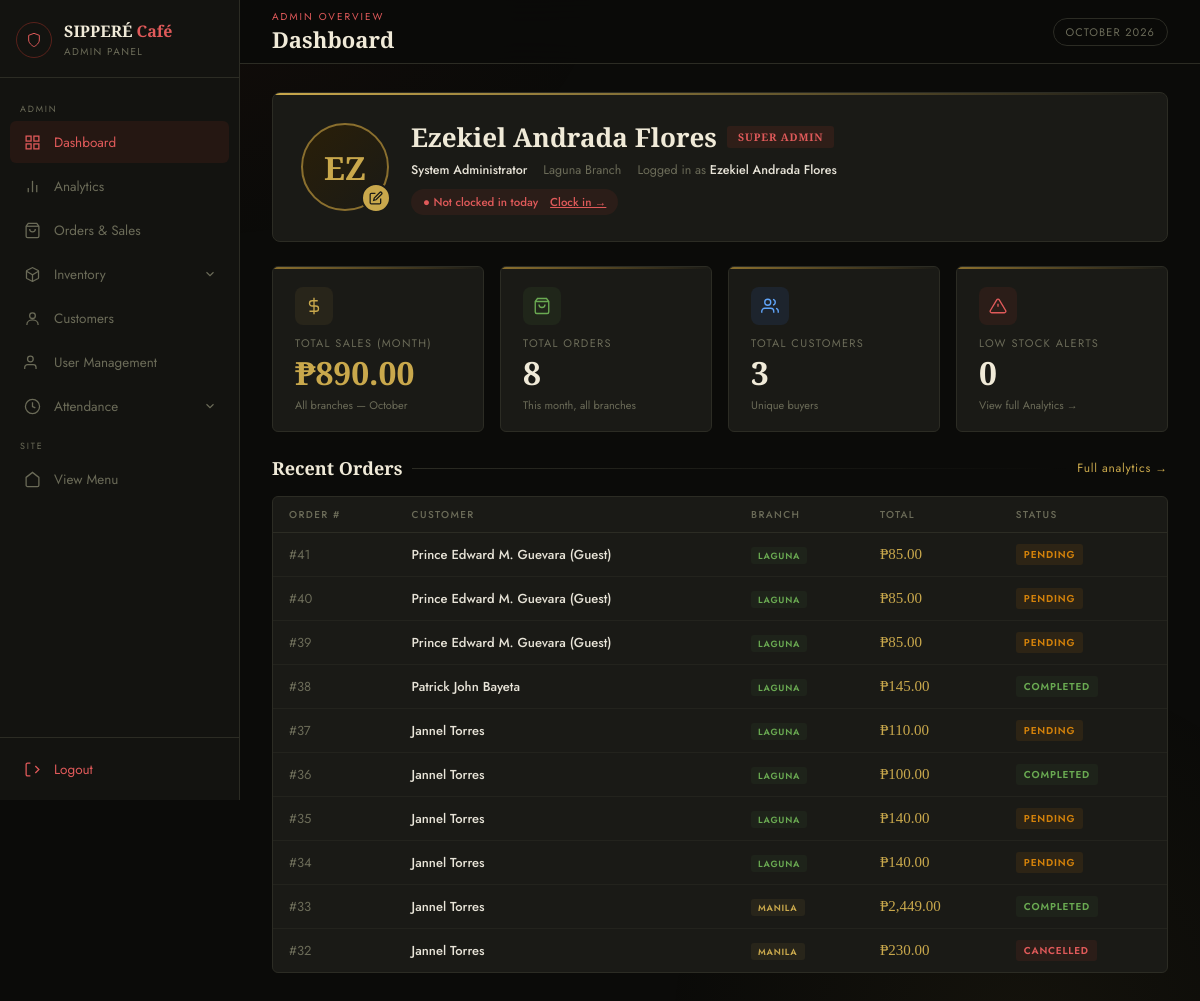
The page /admin/admin-dashboard.php (signed in) on the database its author committed.
### tables this page shows
CREATE TABLE `employees` (
  `id` int(11) NOT NULL,
  `admin_id` int(11) DEFAULT NULL,
  `user_id` int(11) DEFAULT NULL,
  `full_name` varchar(150) NOT NULL,
  `role` enum('owner','super_admin','admin','manager','staff') NOT NULL DEFAULT 'staff',
  `position` varchar(100) DEFAULT NULL,
  `branch` varchar(20) DEFAULT 'laguna',
  `pay_type` enum('daily','hourly','monthly') NOT NULL DEFAULT 'daily',
  `rate` decimal(10,2) NOT NULL DEFAULT 0.00,
  `date_hired` date DEFAULT NULL,
  `status` enum('active','inactive') NOT NULL DEFAULT 'active',
  `created_at` timestamp NOT NULL DEFAULT current_timestamp(),
  `updated_at` timestamp NOT NULL DEFAULT current_timestamp() ON UPDATE current_timestamp()
);

CREATE TABLE `orders` (
  `id` int(11) NOT NULL,
  `user_id` int(11) DEFAULT NULL,
  `total` decimal(10,2) DEFAULT NULL,
  `created_at` timestamp NOT NULL DEFAULT current_timestamp(),
  `status` varchar(50) DEFAULT 'pending',
  `notes` text DEFAULT NULL,
  `guest_name` varchar(100) DEFAULT NULL,
  `guest_phone` varchar(20) DEFAULT NULL,
  `guest_gcash` varchar(20) DEFAULT NULL,
  `payment_method` varchar(50) DEFAULT 'cash',
  `branch` varchar(20) DEFAULT 'laguna',
  `receipt_code` varchar(40) DEFAULT NULL,
  `payment_ref` varchar(60) DEFAULT NULL,
  `inventory_deducted` tinyint(1) DEFAULT 0,
  `updated_at` timestamp NOT NULL DEFAULT current_timestamp() ON UPDATE current_timestamp(),
  `order_type` varchar(20) NOT NULL DEFAULT 'pick-up',
  `delivery_address` text DEFAULT NULL,
  `delivery_phone` varchar(20) DEFAULT NULL,
  `delivery_date` date DEFAULT NULL,
  `delivery_time` time DEFAULT NULL,
  `service_type` varchar(20) DEFAULT NULL,
  `delivery_fee` decimal(10,2) NOT NULL DEFAULT 0.00,
  `scheduled_for` datetime DEFAULT NULL,
  `eta_minutes` int(11) DEFAULT NULL,
  `approved_at` datetime DEFAULT NULL,
  `eta_at` datetime DEFAULT NULL,
  `ready_at` datetime DEFAULT NULL,
  `out_for_delivery_at` datetime DEFAULT NULL,
  `completed_at` datetime DEFAULT NULL,
  `dispatched_at` datetime DEFAULT NULL,
  `delivered_at` datetime DEFAULT NULL,
  `rider_name` varchar(100) DEFAULT NULL,
  `prep_minutes` int(11) DEFAULT NULL,
  `accepted_at` datetime DEFAULT NULL,
  `rider_phone` varchar(20) DEFAULT NULL,
  `reject_reason` varchar(255) DEFAULT NULL,
  `track_token` char(16) DEFAULT NULL,
  `cash_tendered` decimal(10,2) DEFAULT NULL
);

### admin/admin-dashboard.php (the view, shortened to what this page needs)
<?php
include 'admin-config.php';
$currentPage = basename($_SERVER['PHP_SELF']);
$isOwner  = ($_SESSION['admin']['role'] ?? '') === 'owner';
$invOpen  = in_array($currentPage, ['admin-inventory.php', 'admin-products.php']);
$attOpen  = in_array($currentPage, ['admin-attendance.php', 'admin-leave-overtime.php']);
if (!$isOwner) {
    try {
        $conn->query("ALTER TABLE payroll ADD COLUMN IF NOT EXISTS received_at TIMESTAMP NULL DEFAULT NULL");
    } catch (Throwable $e) { $toConfirm = 0; }
}
$conn->query("ALTER TABLE admins ADD COLUMN IF NOT EXISTS profile_photo TEXT DEFAULT NULL");
$conn->query("ALTER TABLE orders ADD COLUMN IF NOT EXISTS status VARCHAR(50) DEFAULT 'pending'");
$conn->query("ALTER TABLE orders ADD COLUMN IF NOT EXISTS branch VARCHAR(20) DEFAULT 'laguna'");
$conn->query("ALTER TABLE order_items ADD COLUMN IF NOT EXISTS price decimal(10,2) DEFAULT NULL");
$adminId   = (int)($_SESSION['admin']['id'] ?? 0);
$adminRow  = $conn->query("SELECT username, role, profile_photo FROM admins WHERE id = $adminId LIMIT 1")->fetch_assoc();
$adminName = $adminRow['username'] ?? ($_SESSION['admin']['username'] ?? 'Admin');
$adminRole = $adminRow['role'] ?? ($_SESSION['admin']['role'] ?? 'staff');
$adminPhoto = $adminRow['profile_photo'] ?? null;
$roleLabels = ['owner'=>'Owner','super_admin'=>'Super Admin','admin'=>'Admin','manager'=>'Manager','staff'=>'Staff'];
$myEmployee = $conn->query("SELECT position, branch, pay_type, rate FROM employees WHERE admin_id = $adminId LIMIT 1")->fetch_assoc();
$today = date('Y-m-d');
$todayAtt = $conn->query("SELECT clock_in, clock_out FROM attendance WHERE admin_id = $adminId AND type = 'admin' AND date = '$today' LIMIT 1")->fetch_assoc();
$month = (int)date('n');
$year  = (int)date('Y');
$totalSales = $conn->query("
    SELECT COALESCE(SUM(oi.quantity * oi.price), 0) AS total
    FROM orders o JOIN order_items oi ON o.id = oi.order_id
    WHERE MONTH(o.created_at) = $month AND YEAR(o.created_at) = $year AND o.status != 'cancelled'
")->fetch_assoc()['total'] ?? 0;
$totalOrders = $conn->query("
    SELECT COUNT(*) AS cnt FROM orders
    WHERE MONTH(created_at) = $month AND YEAR(created_at) = $year AND status != 'cancelled'
")->fetch_assoc()['cnt'] ?? 0;
$totalCustomers = $conn->query("SELECT COUNT(DISTINCT user_id) AS cnt FROM orders WHERE status != 'cancelled'")->fetch_assoc()['cnt'] ?? 0;
$lowStockCount = $conn->query("SELECT COUNT(*) AS c FROM products WHERE stock <= reorder_level")->fetch_assoc()['c'] ?? 0;
$recentOrders = $conn->query("
    SELECT o.id, o.created_at, o.status, COALESCE(o.total, 0) AS total,
           CASE
               WHEN u.username IS NOT NULL THEN u.username
               WHEN o.guest_name IS NOT NULL AND o.guest_name != '' THEN CONCAT(o.guest_name, ' (Guest)')
               ELSE 'Guest'
           END AS customer,
           COALESCE(o.branch, 'laguna') AS branch
    FROM orders o
    LEFT JOIN users u ON o.user_id = u.id
    ORDER BY o.created_at DESC
    LIMIT 10
")->fetch_all(MYSQLI_ASSOC);
$initials = strtoupper(substr($adminName, 0, 2));
?>
<!DOCTYPE html>
<html lang="en">
<head>
</head>
<body>
<aside id="sidebar">
    <div class="sb-brand">
        <div class="sb-icon"><svg width="16" height="16" viewBox="0 0 24 24" fill="none" stroke="#e05a5a" stroke-width="1.5"><path d="M12 22s8-4 8-10V5l-8-3-8 3v7c0 6 8 10 8 10z"/></svg></div>
        <div><div class="sb-title">SIPPERÉ <span>Café</span></div><div class="sb-sub">Admin Panel</div></div>
    </div>
<nav class="sb-nav">
    <div class="sb-nav-label">Admin</div>
    <a href="admin-dashboard.php" class="nav-item <?= $currentPage === 'admin-dashboard.php' ? 'active' : '' ?>">
        <span class="nav-icon"><svg width="17" height="17" viewBox="0 0 24 24" fill="none" stroke="currentColor" stroke-width="1.8"><rect x="3" y="3" width="7" height="7"/><rect x="14" y="3" width="7" height="7"/><rect x="3" y="14" width="7" height="7"/><rect x="14" y="14" width="7" height="7"/></svg></span>
        Dashboard
    </a>
    <a href="admin-analytics.php" class="nav-item <?= $currentPage === 'admin-analytics.php' ? 'active' : '' ?>">
        <span class="nav-icon"><svg width="17" height="17" viewBox="0 0 24 24" fill="none" stroke="currentColor" stroke-width="1.8"><line x1="18" y1="20" x2="18" y2="10"/><line x1="12" y1="20" x2="12" y2="4"/><line x1="6" y1="20" x2="6" y2="14"/></svg></span>
        Analytics
    </a>
    <a href="admin-orders.php" class="nav-item <?= $currentPage === 'admin-orders.php' ? 'active' : '' ?>">
        <span class="nav-icon"><svg width="17" height="17" viewBox="0 0 24 24" fill="none" stroke="currentColor" stroke-width="1.8"><path d="M6 2 3 6v14a2 2 0 0 0 2 2h14a2 2 0 0 0 2-2V6l-3-4z"/><line x1="3" y1="6" x2="21" y2="6"/><path d="M16 10a4 4 0 0 1-8 0"/></svg></span>
        Orders & Sales
    </a>
    <div class="nav-group <?= $invOpen ? 'open has-active' : '' ?>">
        <button type="button" class="nav-item nav-toggle" aria-expanded="<?= $invOpen ? 'true' : 'false' ?>">
            <span class="nav-icon"></span>
            Inventory
            <span class="nav-chevron"><svg width="14" height="14" viewBox="0 0 24 24" fill="none" stroke="currentColor" stroke-width="2"><polyline points="6 9 12 15 18 9"/></svg></span>
        </button>
    </div>
    <a href="admin-customers.php" class="nav-item <?= $currentPage === 'admin-customers.php' ? 'active' : '' ?>">
        <span class="nav-icon"><svg width="17" height="17" viewBox="0 0 24 24" fill="none" stroke="currentColor" stroke-width="1.8"><circle cx="12" cy="8" r="4"/><path d="M4 21c0-4 3.5-7 8-7s8 3 8 7"/></svg></span>
        Customers
    </a>
    <a href="admin-users.php" class="nav-item <?= $currentPage === 'admin-users.php' ? 'active' : '' ?>">
        <span class="nav-icon"><svg width="17" height="17" viewBox="0 0 24 24" fill="none" stroke="currentColor" stroke-width="1.8"><path d="M17 21v-2a4 4 0 0 0-4-4H5a4 4 0 0 0-4 4v2"/><circle cx="9" cy="7" r="4"/></svg></span>
        User Management
    </a>
    <div class="nav-group <?= $attOpen ? 'open has-active' : '' ?>">
        <button type="button" class="nav-item nav-toggle" aria-expanded="<?= $attOpen ? 'true' : 'false' ?>">
            <span class="nav-icon"><svg width="17" height="17" viewBox="0 0 24 24" fill="none" stroke="currentColor" stroke-width="1.8"><circle cx="12" cy="12" r="10"/><polyline points="12 6 12 12 16 14"/></svg></span>
            Attendance
            <span class="nav-chevron"><svg width="14" height="14" viewBox="0 0 24 24" fill="none" stroke="currentColor" stroke-width="2"><polyline points="6 9 12 15 18 9"/></svg></span>
        </button>
    </div>
    <div class="sb-nav-label">Site</div>
    <a href="../order-type.php" class="nav-item" target="_blank">
        <span class="nav-icon"><svg width="17" height="17" viewBox="0 0 24 24" fill="none" stroke="currentColor" stroke-width="1.8"><path d="M3 9l9-7 9 7v11a2 2 0 0 1-2 2H5a2 2 0 0 1-2-2z"/></svg></span>
        View Menu
    </a>
    </nav>
    <div class="sb-footer">
        <a href="admin-logout.php" class="nav-item logout">
            <span class="nav-icon"><svg width="17" height="17" viewBox="0 0 24 24" fill="none" stroke="currentColor" stroke-width="1.8"><path d="M9 21H5a2 2 0 0 1-2-2V5a2 2 0 0 1 2-2h4"/><polyline points="16 17 21 12 16 7"/></svg></span>
            Logout
        </a>
    </div>
</aside>
<div id="mainContent">
    <div class="topbar">
        <div>
            <div class="topbar-sub">Admin Overview</div>
            <div class="topbar-title">Dashboard</div>
        </div>
        <div class="topbar-right">
            <div class="topbar-period"><?= date('F Y') ?></div>
        </div>
    </div>
    <div class="dash-body">
        <div class="profile-card">
            <div class="avatar-wrap">
                <?php if ($adminPhoto): ?>
                    <img src="<?= htmlspecialchars($adminPhoto) ?>" class="avatar-img" id="avatarImg" alt="Profile photo">
                <?php else: ?>
                    <div class="avatar-placeholder" id="avatarPlaceholder"><?= htmlspecialchars($initials) ?></div>
                <?php endif; ?>
                <label class="avatar-edit-btn" title="Change profile photo">
                    <svg width="14" height="14" viewBox="0 0 24 24" fill="none" stroke="currentColor" stroke-width="2.2"><path d="M11 4H4a2 2 0 0 0-2 2v14a2 2 0 0 0 2 2h14a2 2 0 0 0 2-2v-7"/><path d="M18.5 2.5a2.121 2.121 0 0 1 3 3L12 15l-4 1 1-4 9.5-9.5z"/></svg>
                </label>
            </div>
            <div class="profile-info">
                <div class="profile-name">
                    <?= htmlspecialchars($adminName) ?>
                    <span class="role-pill <?= $adminRole ?>"><?= $roleLabels[$adminRole] ?? $adminRole ?></span>
                </div>
                <div class="profile-meta">
                    <?php if (!empty($myEmployee['position'])): ?><span><strong><?= htmlspecialchars($myEmployee['position']) ?></strong></span><?php endif; ?>
                    <?php if (!empty($myEmployee['branch'])): ?><span><?= ucfirst($myEmployee['branch']) ?> Branch</span><?php endif; ?>
                    <span>Logged in as <strong><?= htmlspecialchars($adminName) ?></strong></span>
                </div>
                <div class="profile-shift-status">
                    <?php if (!$todayAtt): ?>
                        <span class="shift-badge none">● Not clocked in today <a href="admin-attendance.php">Clock in →</a></span>
                    <?php elseif ($todayAtt['clock_in'] && !$todayAtt['clock_out']): ?>
                        <span class="shift-badge in">● Clocked in since <?= date('h:i A', strtotime($todayAtt['clock_in'])) ?> <a href="admin-attendance.php">View →</a></span>
                    <?php else: ?>
                        <span class="shift-badge out">✓ Shift completed today <a href="admin-attendance.php">View →</a></span>
                    <?php endif; ?>
                </div>
            </div>
        </div>
        <div class="stat-row">
            <div class="stat-card">
                <div class="stat-icon"><svg width="18" height="18" viewBox="0 0 24 24" fill="none" stroke="#c9a84c" stroke-width="1.8"><line x1="12" y1="1" x2="12" y2="23"/><path d="M17 5H9.5a3.5 3.5 0 0 0 0 7h5a3.5 3.5 0 0 1 0 7H6"/></svg></div>
                <div class="stat-label">Total Sales (Month)</div>
                <div class="stat-value gold">₱<?= number_format($totalSales, 2) ?></div>
                <div class="stat-sub">All branches — <?= date('F') ?></div>
            </div>
            <div class="stat-card">
                <div class="stat-icon green-bg"><svg width="18" height="18" viewBox="0 0 24 24" fill="none" stroke="#6aaa52" stroke-width="1.8"><path d="M6 2 3 6v14a2 2 0 0 0 2 2h14a2 2 0 0 0 2-2V6l-3-4z"/><line x1="3" y1="6" x2="21" y2="6"/><path d="M16 10a4 4 0 0 1-8 0"/></svg></div>
                <div class="stat-label">Total Orders</div>
                <div class="stat-value"><?= number_format($totalOrders) ?></div>
                <div class="stat-sub">This month, all branches</div>
            </div>
            <div class="stat-card">
                <div class="stat-icon blue-bg"><svg width="18" height="18" viewBox="0 0 24 24" fill="none" stroke="#60a5fa" stroke-width="1.8"><path d="M17 21v-2a4 4 0 0 0-4-4H5a4 4 0 0 0-4 4v2"/><circle cx="9" cy="7" r="4"/><path d="M23 21v-2a4 4 0 0 0-3-3.87"/><path d="M16 3.13a4 4 0 0 1 0 7.75"/></svg></div>
                <div class="stat-label">Total Customers</div>
                <div class="stat-value"><?= number_format($totalCustomers) ?></div>
                <div class="stat-sub">Unique buyers</div>
            </div>
            <a href="admin-analytics.php" class="stat-card link">
                <div class="stat-icon red-bg"><svg width="18" height="18" viewBox="0 0 24 24" fill="none" stroke="#e05a5a" stroke-width="1.8"><path d="M10.29 3.86L1.82 18a2 2 0 0 0 1.71 3h16.94a2 2 0 0 0 1.71-3L13.71 3.86a2 2 0 0 0-3.42 0z"/><line x1="12" y1="9" x2="12" y2="13"/><line x1="12" y1="17" x2="12.01" y2="17"/></svg></div>
                <div class="stat-label">Low Stock Alerts</div>
                <div class="stat-value" style="color:<?= $lowStockCount > 0 ? '#e05a5a' : 'var(--cream)' ?>"><?= $lowStockCount ?></div>
                <div class="stat-sub">View full Analytics →</div>
            </a>
        </div>
        <div>
            <div class="section-hd">
                <div class="section-title">Recent Orders</div>
                <div class="section-hd-line"></div>
                <a href="admin-analytics.php" class="section-link">Full analytics →</a>
            </div>
            <div class="table-card">
                <table>
                    <thead><tr><th>Order #</th><th>Customer</th><th>Branch</th><th>Total</th><th>Status</th></tr></thead>
                    <tbody>
                    <?php if (empty($recentOrders)): ?>
                        <tr class="empty-row"><td colspan="5">No orders yet.</td></tr>
                    <?php else: foreach ($recentOrders as $o): ?>
                        <tr>
                            <td style="color:var(--muted)">#<?= $o['id'] ?></td>
                            <td style="font-weight:500"><?= htmlspecialchars($o['customer'] ?? 'Guest') ?></td>
                            <td><span class="branch-pill <?= $o['branch'] ?? 'laguna' ?>"><?= ucfirst($o['branch'] ?? 'laguna') ?></span></td>
                            <td style="color:var(--gold);font-family:'Cormorant Garamond',serif;font-size:15px">₱<?= number_format($o['total'], 2) ?></td>
                            <td><span class="order-status <?= htmlspecialchars($o['status']) ?>"><?= ucfirst($o['status']) ?></span></td>
                        </tr>
                    <?php endforeach; endif; ?>
                    </tbody>
                </table>
            </div>
        </div>
    </div>
</div>
</body>
</html>

### rows shown on the page
employees: position "System Administrator", branch "Laguna"
orders: id "41", customer "Prince Edward M. Guevara (Guest)", branch "LAGUNA", total "85.00", status "PENDING"
orders: id "40", customer "Prince Edward M. Guevara (Guest)", branch "LAGUNA", total "85.00", status "PENDING"
orders: id "39", customer "Prince Edward M. Guevara (Guest)", branch "LAGUNA", total "85.00", status "PENDING"
orders: id "38", customer "Patrick John Bayeta", branch "LAGUNA", total "145.00", status "COMPLETED"
orders: id "37", customer "Jannel Torres", branch "LAGUNA", total "110.00", status "PENDING"
orders: id "36", customer "Jannel Torres", branch "LAGUNA", total "100.00", status "COMPLETED"
orders: id "35", customer "Jannel Torres", branch "LAGUNA", total "140.00", status "PENDING"
orders: id "34", customer "Jannel Torres", branch "LAGUNA", total "140.00", status "PENDING"
orders: id "33", customer "Jannel Torres", branch "MANILA", total "2,449.00", status "COMPLETED"
orders: id "32", customer "Jannel Torres", branch "MANILA", total "230.00", status "CANCELLED"

### other values the page prints
$initials "EZ"
$adminName "Ezekiel Andrada Flores"
$roleLabels[$adminRole] "SUPER ADMIN"
$totalSales "890.00"
$totalOrders "8"
$totalCustomers "3"
$lowStockCount "0"
